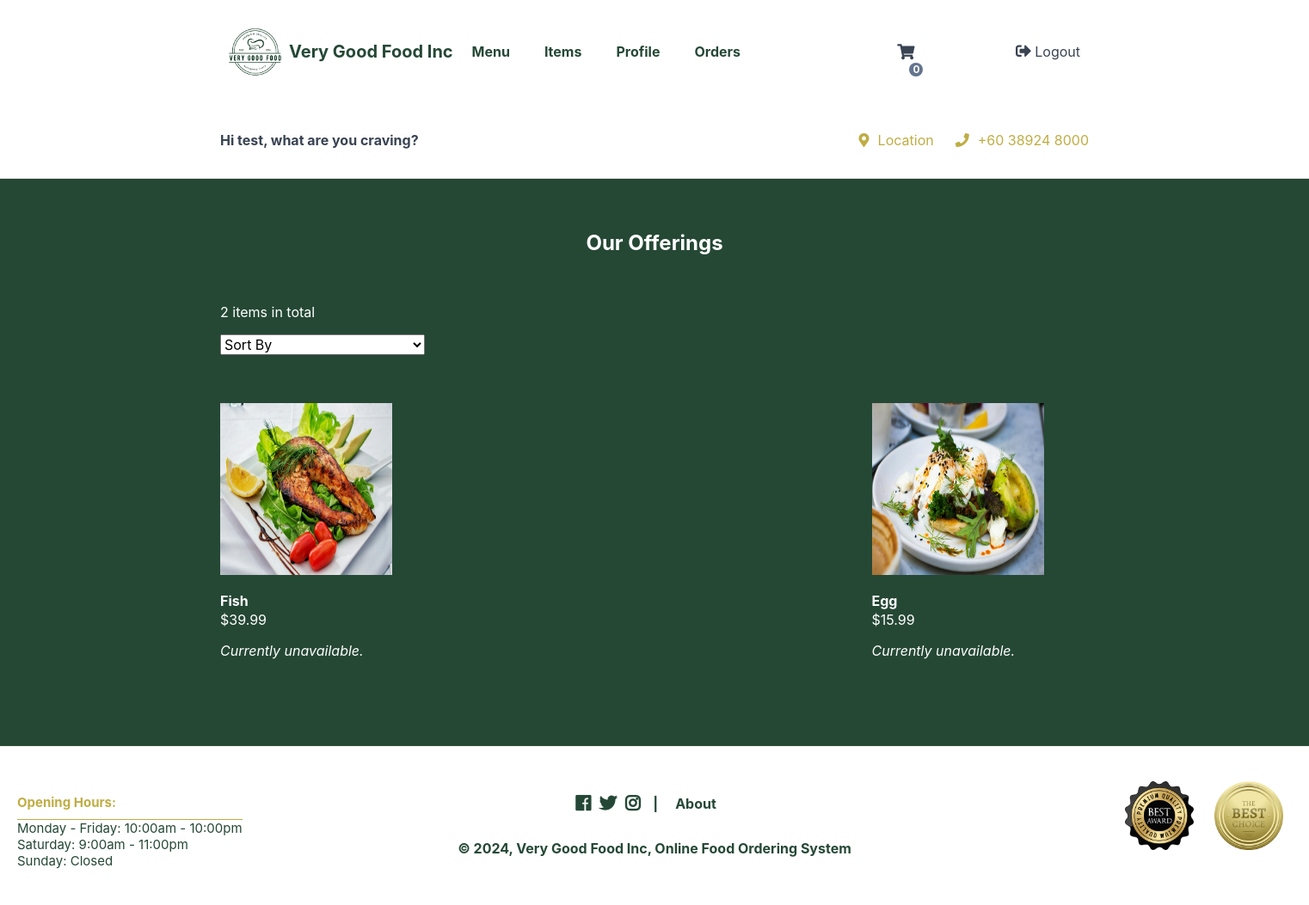
Page /index.php?page=products&cid=2 (signed in) on the earlier database version.
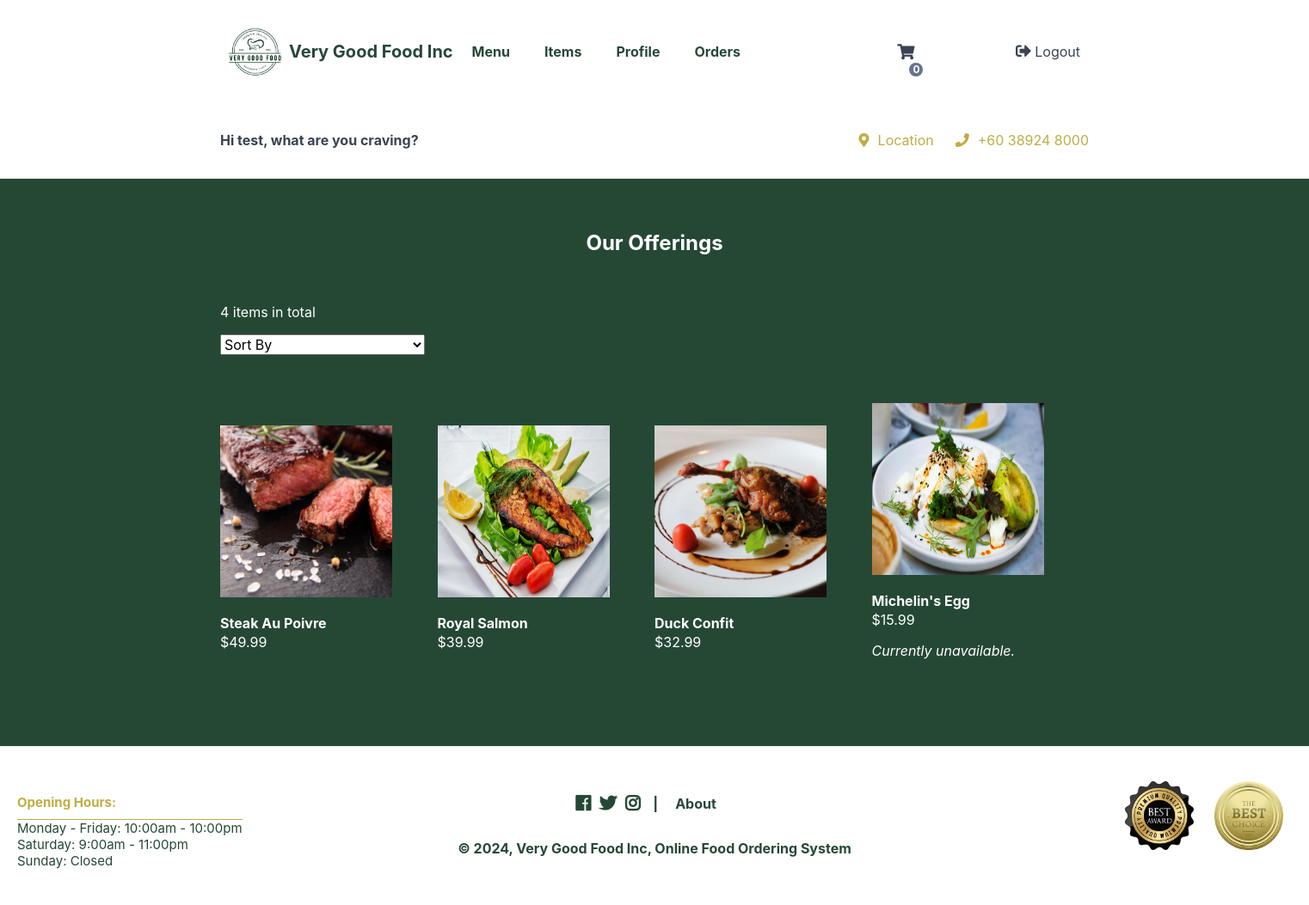
Same page on the later database version.
### tables this page shows
CREATE TABLE `dishes` (
  `id` int(11) NOT NULL,
  `name` varchar(200) NOT NULL,
  `description` text NOT NULL,
  `price` decimal(7,2) NOT NULL,
  `quantity` int(11) NOT NULL,
  `img` text NOT NULL,
  `category_id` int(11) NOT NULL
);

### products.php (the view, shortened to what this page needs)
<?php
$num_products_on_each_page = 16;
$current_page = isset($_GET['p']) && is_numeric($_GET['p']) ? (int)$_GET['p'] : 1;
$selected_sort = isset($_GET['sort']) ? $_GET['sort'] : false;
if (isset($_GET['cid'])) {
    if ($selected_sort && ($_GET['sort'] == 'price_asc')) {
        $stmt = $pdo->prepare('SELECT * FROM dishes WHERE category_id = :id ORDER BY price ASC LIMIT :current_page, :record_per_page');
    }
    else {
        $stmt = $pdo->prepare('SELECT * FROM dishes WHERE category_id = :id ORDER BY price DESC LIMIT :current_page, :record_per_page');
    }
    $stmt->bindValue(':id', $_GET['cid'], PDO::PARAM_INT);
    $stmt->bindValue(':current_page', ($current_page - 1) * $num_products_on_each_page, PDO::PARAM_INT);
    $stmt->bindValue(':record_per_page', $num_products_on_each_page, PDO::PARAM_INT);
    $stmt->execute();
    $dishes = $stmt->fetchAll(PDO::FETCH_ASSOC);
}
$total_products = count($dishes);
?>
<?=template_header('Dishes')?>
<div class="products content-wrapper">
    <h1 style="color: white; font-weight:bold;">Our Offerings</h1>
    <p style="color:white;"><?=$total_products?> items in total</p>
    <form method="get" action="index.php?page=products">
        <select name="sort" onchange="this.form.submit()">
            <option value="">Sort By</option>
        </select>
    </form>
    <div class="products-wrapper">
        <?php foreach ($dishes as $dish): ?>
        <a href="index.php?page=product&id=<?=$dish['id']?>" class="product">
            <img src="imgs/<?=$dish['img']?>" width="200" height="200" alt="<?=$dish['name']?>">
            <span class="name"><?=$dish['name']?></span>
            <span class="price">
                &dollar;<?=$dish['price']?>
                <?php if ($dish['quantity'] === 0): ?>
                <p><span style="font-style:oblique">Currently unavailable.</span></p>
                <?php endif; ?>
            </span>
        </a>
        <?php endforeach; ?>
    </div>
    <div class="buttons">
    </div>
</div>
<?=template_footer()?>

Differences in the rows shown:
added dishes: img (picture), name "Steak Au Poivre", price "49.99"
changed dishes: name "Fish" → "Royal Salmon"; no longer shows "Currently unavailable."
added dishes: img (picture), name "Duck Confit", price "32.99"
changed dishes: name "Egg" → "Michelin's Egg"
Other differences:
$total_products: "2" → "4"
